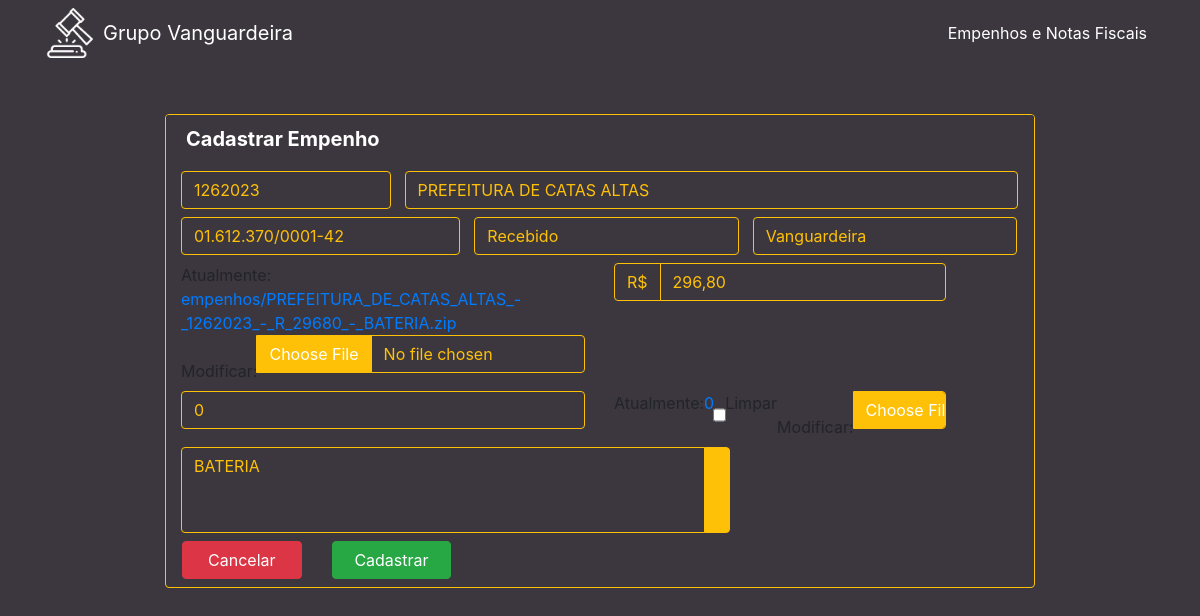
Before: /edit/68/ with the older database file.
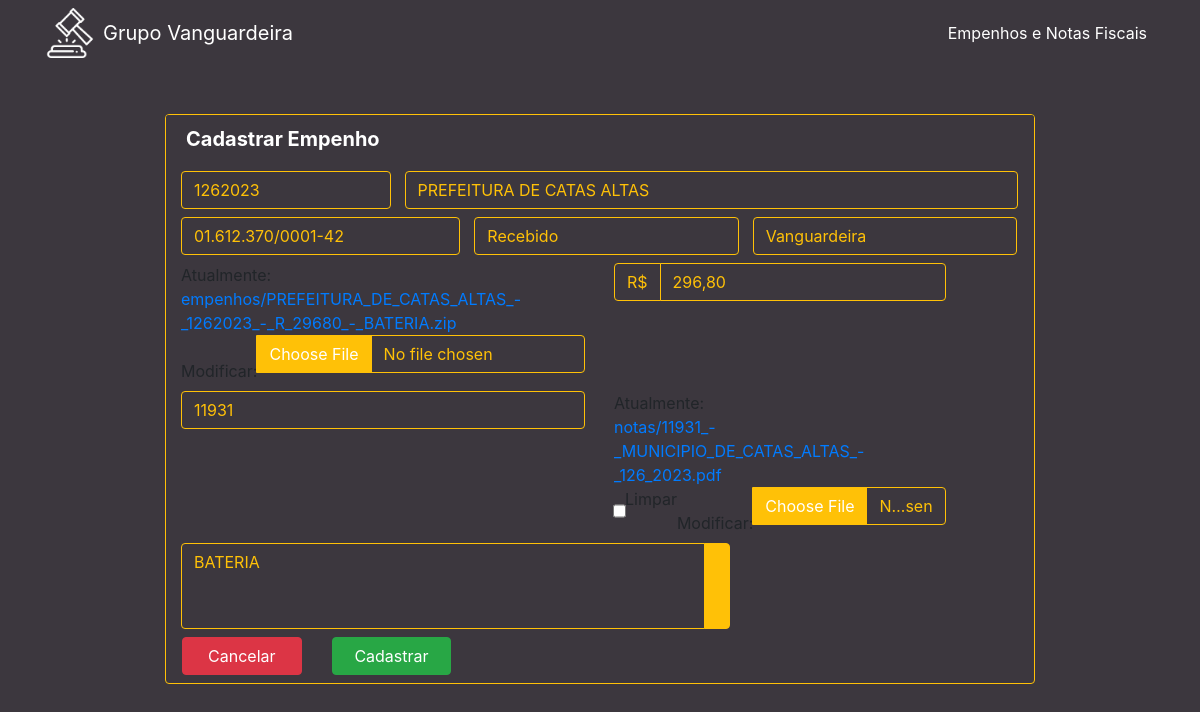
After: the same page with the newer database file.
### cliente/models.py (models this page shows, shortened)
class Cliente(models.Model):
    numero = models.CharField(max_length=255)
    nome = models.CharField(max_length=255)
    cnpj = models.CharField(max_length=255)
    data_criacao = models.DateTimeField(default=timezone.now)
    categoria = models.ForeignKey(Categoria, on_delete=models.DO_NOTHING)
    empresa = models.ForeignKey(Empresa, on_delete=models.DO_NOTHING)
    empenho = models.FileField(upload_to='empenhos/', max_length=500)
    nfe = models.FileField(upload_to='notas/', max_length=500, default='0', blank=True)
    n_nfe = models.CharField(max_length=255, blank=True)
    descricao = models.TextField(blank=True)
    valor = models.CharField(max_length=255)

### cliente/views.py (the view)
# urls.py: path('edit/<int:pk>/', views.edit, name="edit"),
def edit(request, pk):
    cliente = Cliente.objects.get(pk=pk)
    form = ClienteForm(instance=cliente)
    return render(request, 'cliente/form.html', {'cliente': cliente, 'form': form})

### cliente/form.py
class ClienteForm(ModelForm):
    class Meta:
        model = Cliente
        fields = ['numero', 'nome', 'cnpj', 'data_criacao', 'categoria', 'empresa', 'empenho', 'descricao', 'valor', 'nfe', 'n_nfe']
    def __init__(self, *args, **kwargs):
        super(ClienteForm, self).__init__(*args, **kwargs)
        for field in self.fields:
            self.fields[field]. widget.attrs.update({'class': 'form-control'})

### cliente/models.py (called while the page is built)
    def __str__(self):
        return self.nome

    def __str__(self):
        return self.nome

### cliente/templates/cliente/form.html (shortened to what this page needs)
{% extends 'base.html' %}
{% load widget_tweaks %}
{% block conteudo %}
    <div class="container col-lg-12 center mt-5 w-75">
        <div class="card card-primary card-formulario">
            <div class="card-header">
                <h5 class="card-title mb-0">
                    Cadastrar Empenho
                </h5>
            </div>
            <form action="{% if cliente %}/cliente/update/{{cliente.id}}/{% else %}/cliente/create/{% endif %}" method="POST" enctype="multipart/form-data">
                  <div class="input-group col-12 p-15 my-2">
                    <div class="input-group col-3 p-0">
                      {% render_field form.numero name="numero" type="number" placeholder="Nº Empenho" autocomplete="off"%}
                    </div>
                    <div class="input-group col-9 pr-0">
                      {% render_field form.nome name="nome" id="nome" type="name" placeholder="Nome do cliente" autocomplete="off"%}
                    </div>
                  </div>
                  <div class="input-group col-12 mb-2 p-15">
                    <div class="input-group col-4 p-0" >
                      {% render_field form.cnpj type="text" id="cpfcnpj" placeholder="CNPJ" autocomplete="off"%}
                    </div>
                    <div class="input-group col-4 pr-0">
                      {% render_field form.categoria name="categoria" id="categoria" placeholder="Categoria" autocomplete="off"%}
                    </div>
                    <div class="input-group col-4 pr-0">
                      {% render_field form.empresa name="empresa" id="empresa" placeholder="Empresa" autocomplete="off"%}
                    </div>
                  </div>
                  <div class="input-group col-12 p-0">
                    <div class="input-group col-6 p-15 mb-2" >
                      {% render_field form.empenho name="empenho" type="file" placeholder="Empenho" autocomplete="off"%}
                    </div>
                    <div class="input-group col-5 p-15 mb-2" >
                      <span class="input-group-text valor" id="span-valor">R$</span>
                      {% render_field form.valor name="valor" type="text" id="valor" placeholder="Valor do empenho" autocomplete="off"%}
                    </div>
                  </div>
                  <div class="input-group col-12 p-0">
                    <div class="input-group col-6 p-15 mb-2" >
                      {% render_field form.n_nfe name="n_nfe" type="name" placeholder="Nº Nota" autocomplete="off"%}
                    </div>
                    <div class="input-group col-5 p-15 mb-2" >
                      {% render_field form.nfe name="nfe" type="file" value="0" placeholder="Nfe" autocomplete="off"%}
                    </div>
                  </div>
                  <div class="input-group col-8 p-15 mb-2" >
                    {% render_field form.descricao rows="3" style="resize:none;" placeholder="Observações..." type="text" autocomplete="off"%}
                    <div class="input-group-append">
                      <div class="input-group-text">
                      </div>
                    </div>
                  </div>
                <div class="row">
                    <div class="col-2 mb-2 ml-3">
                      <a class="btn btn-danger btn-block" href="{% url 'cliente' %}">Cancelar</a>
                    </div>
                    <div class="col-2 m-0">
                      <button type="submit" class="btn btn-success btn-block" id="submit_button" >Cadastrar</button>
                    </div>
                </div>
            </form>
        </div>
    </div>
{% endblock %}

Changed rows visible on the page:
changed Cliente "PREFEITURA DE CATAS ALTAS": n_nfe "0" → "11931"
Other visible differences:
text no longer shown: "Atualmente: 0 Limpar Modificar:"
text now shown: "Atualmente: notas/11931_-_MUNICIPIO_DE_CATAS_ALTAS_-_126_2023.pdf Limpar Modificar:"
